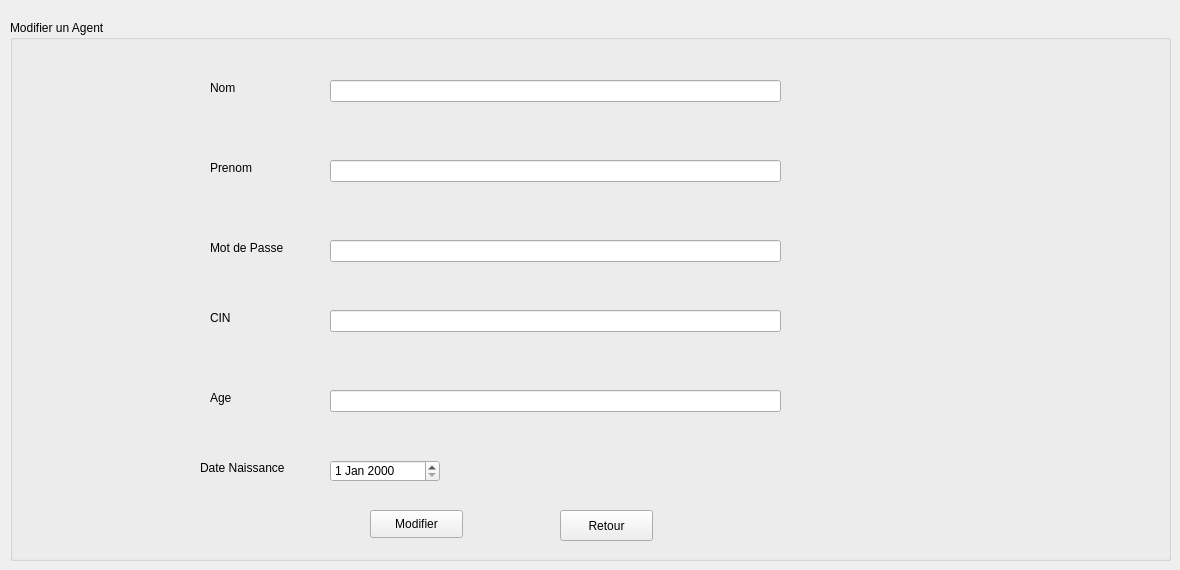
      <widget class="QWidget" name="page_4">
       <widget class="QGroupBox" name="groupBox_2">
        <property name="geometry">
         <rect>
          <x>10</x>
          <y>20</y>
          <width>1161</width>
          <height>541</height>
         </rect>
        </property>
        <property name="title">
         <string>Modifier un Agent</string>
        </property>
        <widget class="QLabel" name="label_6">
         <property name="geometry">
          <rect>
           <x>200</x>
           <y>60</y>
           <width>55</width>
           <height>16</height>
          </rect>
         </property>
         <property name="text">
          <string>Nom</string>
         </property>
        </widget>
        <widget class="QLineEdit" name="nomModif">
         <property name="geometry">
          <rect>
           <x>320</x>
           <y>60</y>
           <width>451</width>
           <height>22</height>
          </rect>
         </property>
        </widget>
        <widget class="QLabel" name="label_7">
         <property name="geometry">
          <rect>
           <x>200</x>
           <y>140</y>
           <width>55</width>
           <height>16</height>
          </rect>
         </property>
         <property name="text">
          <string>Prenom</string>
         </property>
        </widget>
        <widget class="QLineEdit" name="prenomModif">
         <property name="geometry">
          <rect>
           <x>320</x>
           <y>140</y>
           <width>451</width>
           <height>22</height>
          </rect>
         </property>
        </widget>
        <widget class="QLabel" name="label_8">
         <property name="geometry">
          <rect>
           <x>200</x>
           <y>290</y>
           <width>55</width>
           <height>16</height>
          </rect>
         </property>
         <property name="text">
          <string>CIN</string>
         </property>
        </widget>
        <widget class="QLineEdit" name="cinModif">
         <property name="geometry">
          <rect>
           <x>320</x>
           <y>290</y>
           <width>451</width>
           <height>22</height>
          </rect>
         </property>
        </widget>
        <widget class="QLabel" name="label_9">
         <property name="geometry">
          <rect>
           <x>200</x>
           <y>370</y>
           <width>55</width>
           <height>16</height>
          </rect>
         </property>
         <property name="text">
          <string>Age </string>
         </property>
        </widget>
        <widget class="QLineEdit" name="ageModif">
         <property name="geometry">
          <rect>
           <x>320</x>
           <y>370</y>
           <width>451</width>
           <height>22</height>
          </rect>
         </property>
        </widget>
        <widget class="QLabel" name="label_10">
         <property name="geometry">
          <rect>
           <x>190</x>
           <y>440</y>
           <width>91</width>
           <height>16</height>
          </rect>
         </property>
         <property name="text">
          <string>Date Naissance</string>
         </property>
        </widget>
        <widget class="QDateEdit" name="dateNaissanceModif">
         <property name="geometry">
          <rect>
           <x>320</x>
           <y>440</y>
           <width>110</width>
           <height>22</height>
          </rect>
         </property>
        </widget>
        <widget class="QPushButton" name="pushButton_7">
         <property name="geometry">
          <rect>
           <x>360</x>
           <y>490</y>
           <width>93</width>
           <height>28</height>
          </rect>
         </property>
         <property name="text">
          <string>Modifier</string>
         </property>
        </widget>
        <widget class="QPushButton" name="pushButton_8">
         <property name="geometry">
          <rect>
           <x>550</x>
           <y>490</y>
           <width>93</width>
           <height>31</height>
          </rect>
         </property>
         <property name="text">
          <string>Retour</string>
         </property>
        </widget>
        <widget class="QLabel" name="label_24">
         <property name="geometry">
          <rect>
           <x>200</x>
           <y>220</y>
           <width>81</width>
           <height>16</height>
          </rect>
         </property>
         <property name="text">
          <string>Mot de Passe</string>
         </property>
        </widget>
        <widget class="QLineEdit" name="mdpModif">
         <property name="geometry">
          <rect>
           <x>320</x>
           <y>220</y>
           <width>451</width>
           <height>22</height>
          </rect>
         </property>
        </widget>
        <widget class="QLabel" name="nomErrorModif">
         <property name="geometry">
          <rect>
           <x>800</x>
           <y>60</y>
           <width>351</width>
           <height>16</height>
          </rect>
         </property>
         <property name="text">
          <string/>
         </property>
        </widget>
        <widget class="QLabel" name="PrenomErrorModif">
         <property name="geometry">
          <rect>
           <x>790</x>
           <y>140</y>
           <width>351</width>
           <height>21</height>
          </rect>
         </property>
         <property name="text">
          <string/>
         </property>
        </widget>
        <widget class="QLabel" name="MdpErrorModif2">
         <property name="geometry">
          <rect>
           <x>780</x>
           <y>220</y>
           <width>361</width>
           <height>21</height>
          </rect>
         </property>
         <property name="text">
          <string/>
         </property>
        </widget>
        <widget class="QLabel" name="CINErrorModif">
         <property name="geometry">
          <rect>
           <x>790</x>
           <y>290</y>
           <width>361</width>
           <height>21</height>
          </rect>
         </property>
         <property name="text">
          <string/>
         </property>
        </widget>
        <widget class="QLabel" name="AgeErrorModif">
         <property name="geometry">
          <rect>
           <x>790</x>
           <y>370</y>
           <width>361</width>
           <height>21</height>
          </rect>
         </property>
         <property name="text">
          <string/>
         </property>
        </widget>
       </widget>
      </widget>
